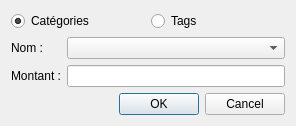
<?xml version="1.0" encoding="UTF-8"?>
<ui version="4.0">
 <class>GoalDialog</class>
 <widget class="QDialog" name="GoalDialog">
  <property name="geometry">
   <rect>
    <x>0</x>
    <y>0</y>
    <width>296</width>
    <height>110</height>
   </rect>
  </property>
  <property name="sizePolicy">
   <sizepolicy hsizetype="Minimum" vsizetype="Minimum">
    <horstretch>0</horstretch>
    <verstretch>0</verstretch>
   </sizepolicy>
  </property>
  <property name="windowTitle">
   <string>Créer un objectif</string>
  </property>
  <property name="modal">
   <bool>true</bool>
  </property>
  <layout class="QVBoxLayout" name="verticalLayout_2">
   <item>
    <layout class="QVBoxLayout" name="verticalLayout">
     <item>
      <layout class="QHBoxLayout" name="horizontalLayout_2">
       <item>
        <widget class="QRadioButton" name="qrbCats">
         <property name="sizePolicy">
          <sizepolicy hsizetype="Preferred" vsizetype="Preferred">
           <horstretch>0</horstretch>
           <verstretch>0</verstretch>
          </sizepolicy>
         </property>
         <property name="text">
          <string>Catégories</string>
         </property>
         <property name="checked">
          <bool>true</bool>
         </property>
        </widget>
       </item>
       <item>
        <widget class="QRadioButton" name="qrbTags">
         <property name="sizePolicy">
          <sizepolicy hsizetype="Preferred" vsizetype="Preferred">
           <horstretch>0</horstretch>
           <verstretch>0</verstretch>
          </sizepolicy>
         </property>
         <property name="text">
          <string>Tags</string>
         </property>
        </widget>
       </item>
      </layout>
     </item>
     <item>
      <layout class="QFormLayout" name="formLayout_2">
       <item row="0" column="0">
        <widget class="QLabel" name="label">
         <property name="text">
          <string>Nom :</string>
         </property>
        </widget>
       </item>
       <item row="0" column="1">
        <widget class="QComboBox" name="qcbName"/>
       </item>
       <item row="1" column="0">
        <widget class="QLabel" name="label_2">
         <property name="text">
          <string>Montant :</string>
         </property>
        </widget>
       </item>
       <item row="1" column="1">
        <widget class="QLineEdit" name="qleAMount"/>
       </item>
      </layout>
     </item>
    </layout>
   </item>
   <item>
    <widget class="QDialogButtonBox" name="buttonBox">
     <property name="orientation">
      <enum>Qt::Horizontal</enum>
     </property>
     <property name="standardButtons">
      <set>QDialogButtonBox::Cancel|QDialogButtonBox::Ok</set>
     </property>
    </widget>
   </item>
  </layout>
 </widget>
 <resources/>
 <connections>
  <connection>
   <sender>buttonBox</sender>
   <signal>accepted()</signal>
   <receiver>GoalDialog</receiver>
   <slot>accept()</slot>
   <hints>
    <hint type="sourcelabel">
     <x>248</x>
     <y>254</y>
    </hint>
    <hint type="destinationlabel">
     <x>157</x>
     <y>274</y>
    </hint>
   </hints>
  </connection>
  <connection>
   <sender>buttonBox</sender>
   <signal>rejected()</signal>
   <receiver>GoalDialog</receiver>
   <slot>reject()</slot>
   <hints>
    <hint type="sourcelabel">
     <x>316</x>
     <y>260</y>
    </hint>
    <hint type="destinationlabel">
     <x>286</x>
     <y>274</y>
    </hint>
   </hints>
  </connection>
 </connections>
</ui>
